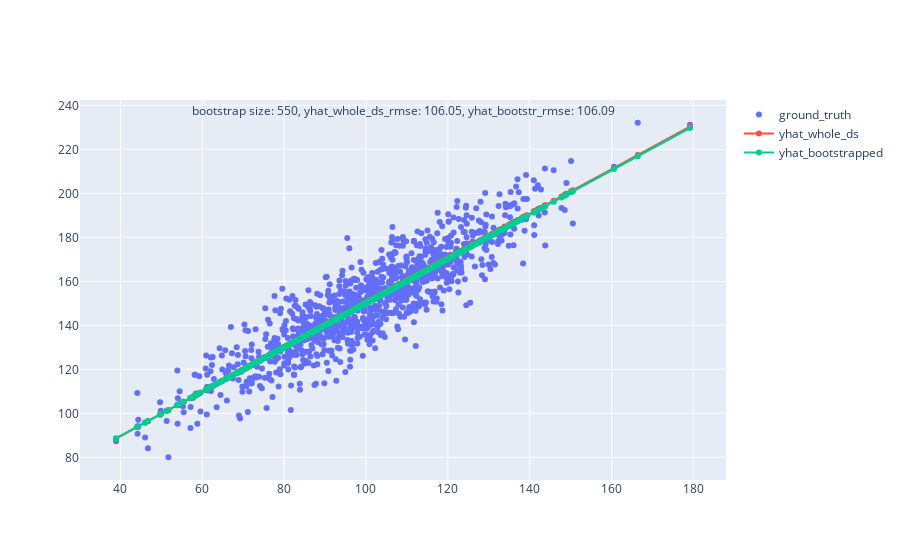

This figure's notebook cell:
### Markdown cell above
We now train with the whole dataset, but the sample sizes in the bootstrapping methodology uses 100-sized samples:
 WITH WHOLE DATASET

### Code cell
b1, b0, r_value, p_value, std_err = linregress(x, y)
yhat_whole_ds = b0 + b1 * x

### WITH BOOTSTRAP SAMPLES 
regression_scores = list()
for _ in range(100):
    # bootstrap sample
    indices = randint(0, 1000, 550)
    x_sample = x[indices]
    y_sample = y[indices]
    
    # simple linear regression model
    b1_sample, b0_sample, r_value, p_value, std_err = linregress(x_sample, y_sample)
    regression_scores.append([b1_sample, b0_sample])

b0_scores = np.array(regression_scores)[:, 1]
b1_scores = np.array(regression_scores)[:, 0]
b0_estimate = median(b0_scores)
b1_estimate = median(b1_scores)

yhat_bootstrapped = b0_estimate + b1_estimate * x

### MODELS VALIDATION
from sklearn.metrics import mean_squared_error

yhat_whole_ds_rmse = mean_squared_error(y, yhat_whole_ds).round(2)
yhat_bootstrapped_rmse = mean_squared_error(y, yhat_bootstrapped).round(2)

### PLOTS
import plotly.graph_objects as go

fig = go.Figure()
# Add traces
fig.add_trace(go.Scatter(x=x, y=y,
                    mode='markers',
                    name='ground_truth'))
fig.add_trace(go.Scatter(x=x, y=yhat_whole_ds,
                    mode='lines+markers',
                    name='yhat_whole_ds'))
fig.add_trace(go.Scatter(x=x, y=yhat_bootstrapped,
                    mode='lines+markers',
                    name='yhat_bootstrapped'))
fig.update_layout(annotations=[dict(xref='paper',
                                    yref='paper',
                                    x=0.5, y=1,
                                    showarrow=False,
                                    text='bootstrap size: 550, yhat_whole_ds_rmse: {}, yhat_bootstr_rmse: {}'.format(yhat_whole_ds_rmse, 
                                                                                                yhat_bootstrapped_rmse))])

fig.show()

### Figure 1 — Plotly figure (JSON) as saved in the notebook; plotly's stock layout.template omitted (floating-point values rounded to 4 significant figures; data arrays with more than 128 entries replaced by an {"elided": "..."} marker saying what was removed)
{"data": [{"mode": "markers", "name": "ground_truth", "type": "scatter", "x": {"elided": "1000 float values"}, "y": {"elided": "1000 float values"}}, {"mode": "lines+markers", "name": "yhat_whole_ds", "type": "scatter", "x": {"elided": "1000 float values"}, "y": {"elided": "1000 float values"}}, {"mode": "lines+markers", "name": "yhat_bootstrapped", "type": "scatter", "x": {"elided": "1000 float values"}, "y": {"elided": "1000 float values"}}], "layout": {"annotations": [{"showarrow": false, "text": "bootstrap size: 550, yhat_whole_ds_rmse: 106.05, yhat_bootstr_rmse: 106.09", "x": 0.5, "xref": "paper", "y": 1, "yref": "paper"}]}}
